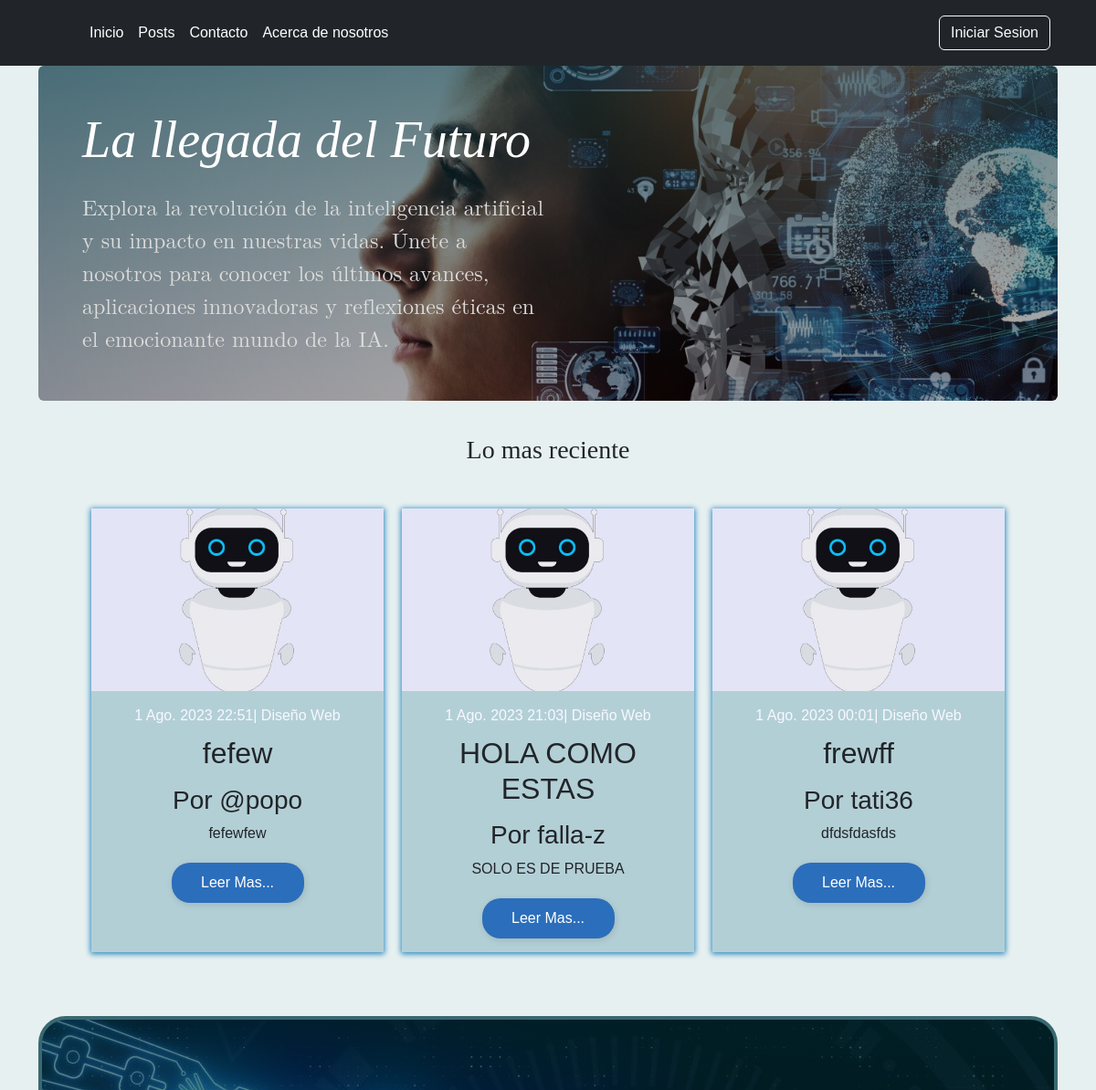
The app's page / (upper part), older data.
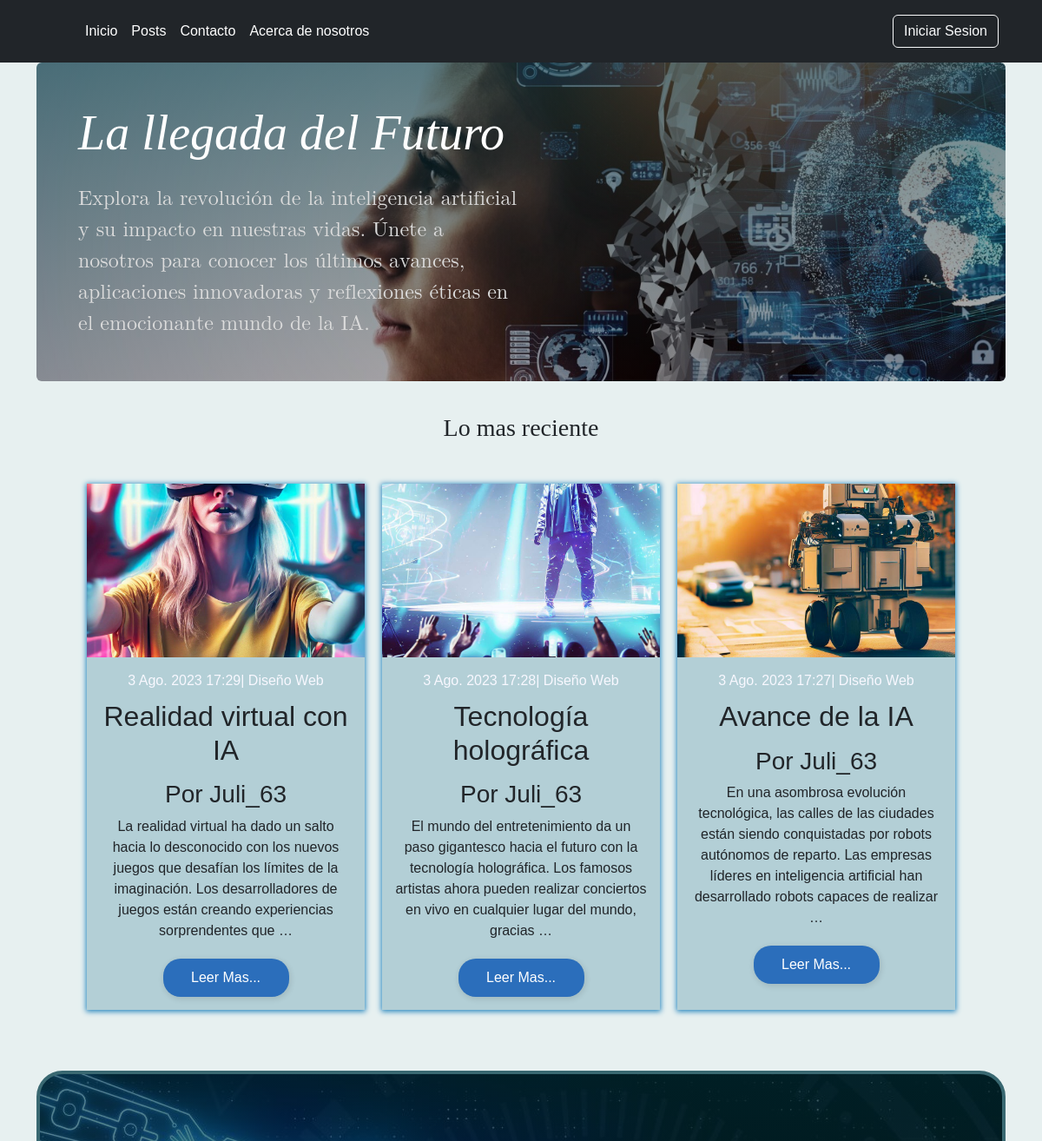
The same page, newer data.
### apps/post/models.py (models this page shows, shortened)
class Post(models.Model):
    usuario = models.ForeignKey(User, on_delete=models.CASCADE, related_name="posts")
    titulo = models.CharField(max_length=50, null=False)
    subtitulo = models.CharField(max_length=100, null=True, blank=True)
    fecha = models.DateTimeField(auto_now_add=True)
    texto = models.TextField(null=False)
    activo = models.BooleanField(default=True)
    categoria = models.ForeignKey(Categoria, on_delete=models.SET_NULL, null=True)
    imagen = models.ImageField(upload_to="media", default="static/post_default.png")
    publicado = models.DateTimeField(default=timezone.now, null=True)
    class Meta:
        ordering = ("-publicado",)

### INFO/views.py (the view)
# urls.py: path('', index, name= "index"),
def index(request):
    post_recientes = Post.objects.all().order_by("-fecha")[0:3]
    contexto = {
        "post_recientes": post_recientes
    }
    return render(request, "index.html",contexto)

### templates/index.html (shortened to what this page needs)
{% extends 'base.html' %}
{% block contenido %}
<main class="container md-4">
  <div id="bg-index" class="p-4 p-md-5 mb-2 rounded text-body-emphasis">
    <div class="col-lg-6 px-0">
      <h1 class="display-4 fst-italic">La llegada del Futuro</h1>
      <p class="lead mb-0">Explora la revolución de la inteligencia artificial y su impacto en nuestras vidas. Únete a nosotros para conocer los últimos avances, aplicaciones innovadoras y reflexiones éticas en el emocionante mundo de la IA.</p>
    </div>
  </div>
  <div class="row mb-2">
    <div class="titulo-post">
      <h3>Lo mas reciente</h3>
    </div>
    <section class="actuales">
      <div class="canter">
      {% for post in post_recientes %}
			<article class="past">
				<div class="post-actuales">
					<div class="imp-posts">
						<img width="100%" height="200px" style= "object-fit: cover;" src="{{ post.imagen.url}}" alt="">
					</div>
				</div>
				<div class="post-bady">
					<span>{{ post.fecha }}| Diseño Web </span>
					<h2>{{ post.titulo }}</h2>
					<h3>Por {{post.usuario}}</h3>
					<p>{{ post.texto|truncatewords:30 }}</p>
					<a href="{% url 'apps.post:post_individual' post.id %}" class="post-lenk">Leer Mas...</a>
				</div>
			</article>
      {% endfor %}
      </div>
    </section>
  </div>
  <div id="inteligencia" class="cont-princ">
  </div>
</main>
{% endblock %}

Row changes from the older to the newer data that the page shows:
removed Post: imagen (placeholder picture), fecha "1 Ago. 2023 22:51", titulo "fefew", usuario "@popo", texto "fefewfew"
removed Post: imagen (placeholder picture), fecha "1 Ago. 2023 21:03", titulo "HOLA COMO ESTAS", usuario "falla-z", texto "SOLO ES DE PRUEBA"
removed Post: imagen (placeholder picture), fecha "1 Ago. 2023 00:01", titulo "frewff", usuario "tati36", texto "dfdsfdasfds"
added Post: imagen (picture), fecha "3 Ago. 2023 17:29", titulo "Realidad virtual con IA", usuario "Juli_63", texto "La realidad virtual ha dado un salto hacia lo desconocido con los nuevos juegos que desafían los límites de la imaginación. Los desarrolladores de juegos están creando experiencias sorprendentes que …"
added Post: imagen (picture), fecha "3 Ago. 2023 17:28", titulo "Tecnología holográfica", usuario "Juli_63", texto "El mundo del entretenimiento da un paso gigantesco hacia el futuro con la tecnología holográfica. Los famosos artistas ahora pueden realizar conciertos en vivo en cualquier lugar del mundo, gracias …"
added Post: imagen (picture), fecha "3 Ago. 2023 17:27", titulo "Avance de la IA", usuario "Juli_63", texto "En una asombrosa evolución tecnológica, las calles de las ciudades están siendo conquistadas por robots autónomos de reparto. Las empresas líderes en inteligencia artificial han desarrollado robots capaces de realizar …"
